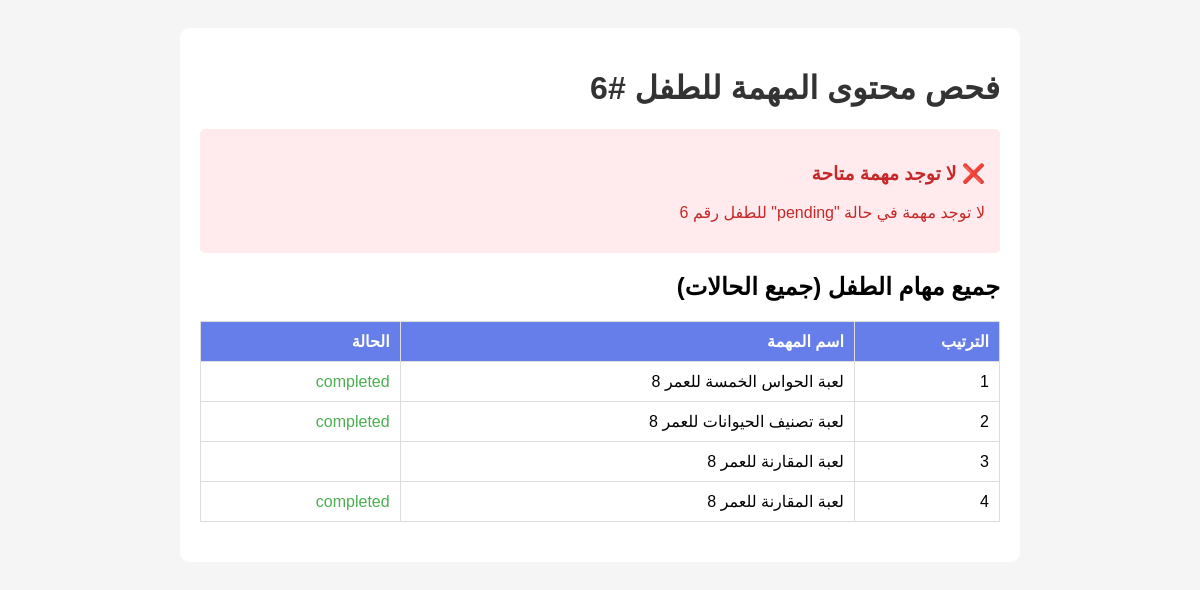
The page /check_task_content.php?child_id=6 on the database its author committed.
### tables this page shows
CREATE TABLE `tasks` (
  `task_id` int(11) NOT NULL,
  `parent_id` int(11) DEFAULT NULL,
  `child_id` int(11) DEFAULT NULL,
  `content_id` int(11) NOT NULL,
  `task_name` varchar(200) NOT NULL,
  `task_name_ar` varchar(200) NOT NULL,
  `description` text DEFAULT NULL COMMENT 'وصف المهمة',
  `duration_minutes` int(11) DEFAULT 10 COMMENT 'المدة بالدقائق',
  `order_index` int(11) DEFAULT 0 COMMENT 'ترتيب المهمة',
  `status` enum('pending','in_progress','completed','skipped') DEFAULT 'pending' COMMENT 'حالة المهمة',
  `time_completed` int(11) DEFAULT NULL COMMENT 'الوقت المستغرق بالدقائق',
  `parent_note` text DEFAULT NULL COMMENT 'ملاحظات الأهل',
  `created_at` timestamp NOT NULL DEFAULT current_timestamp()
);

### check_task_content.php (the view, shortened to what this page needs)
<?php
require_once 'config/database.php';
$child_id = isset($_GET['child_id']) ? (int)$_GET['child_id'] : 0;
try {
    $stmt = $pdo->prepare("
        SELECT
            t.task_id,
            t.task_name,
            t.task_name_ar,
            t.description,
            t.duration_minutes,
            t.status,
            t.order_index,
            c.content_id,
            c.content_name,
            c.content_name_ar,
            c.content_url,
            c.content_type,
            c.icon
        FROM tasks t
        JOIN content c ON t.content_id = c.content_id
        WHERE t.child_id = ?
        AND t.status = 'pending'
        ORDER BY t.order_index ASC
        LIMIT 1
    ");
    $stmt->execute([$child_id]);
    $task = $stmt->fetch(PDO::FETCH_ASSOC);
    echo '<!DOCTYPE html>
    <html lang="ar" dir="rtl">
    <head>
        <meta charset="UTF-8">
        <title>فحص محتوى المهمة</title>
        <style>
            body { font-family: Arial, sans-serif; padding: 20px; background: #f5f5f5; }
            .container { background: white; padding: 20px; border-radius: 10px; max-width: 800px; margin: 0 auto; }
            h1 { color: #333; }
            .info { background: #e3f2fd; padding: 15px; border-radius: 5px; margin: 10px 0; }
            .error { background: #ffebee; padding: 15px; border-radius: 5px; margin: 10px 0; color: #c62828; }
            .success { background: #e8f5e9; padding: 15px; border-radius: 5px; margin: 10px 0; color: #2e7d32; }
            table { width: 100%; border-collapse: collapse; margin: 20px 0; }
            th, td { padding: 10px; text-align: right; border: 1px solid #ddd; }
            th { background: #667eea; color: white; }
            .url { word-break: break-all; }
        </style>
    </head>
    <body>
        <div class="container">
            <h1>فحص محتوى المهمة للطفل #' . $child_id . '</h1>';
    if ($task) {
        echo '<div class="success">
            <h3>✅ تم العثور على مهمة</h3>
        </div>';
        echo '<table>
            <tr><th>المعلومة</th><th>القيمة</th></tr>
            <tr><td>معرف المهمة</td><td>' . htmlspecialchars($task['task_id']) . '</td></tr>
            <tr><td>اسم المهمة (عربي)</td><td>' . htmlspecialchars($task['task_name_ar']) . '</td></tr>
            <tr><td>المدة (دقائق)</td><td>' . htmlspecialchars($task['duration_minutes']) . '</td></tr>
            <tr><td>الترتيب</td><td>' . htmlspecialchars($task['order_index']) . '</td></tr>
            <tr><td>معرف المحتوى</td><td>' . htmlspecialchars($task['content_id']) . '</td></tr>
            <tr><td>اسم المحتوى</td><td>' . htmlspecialchars($task['content_name_ar']) . '</td></tr>
            <tr><td>نوع المحتوى</td><td>' . htmlspecialchars($task['content_type'] ?? 'غير محدد') . '</td></tr>
            <tr><td><strong>رابط المحتوى (content_url)</strong></td><td class="url">' .
                ($task['content_url'] ? '<span style="color: green;">' . htmlspecialchars($task['content_url']) . '</span>' :
                '<span style="color: red;">❌ فارغ أو غير موجود</span>') . '</td></tr>
        </table>';
        if (empty($task['content_url']) || trim($task['content_url']) === '') {
            echo '<div class="error">
                <h3>⚠️ المشكلة: رابط المحتوى فارغ!</h3>
                <p>يجب تحديث جدول <code>content</code> وإضافة <code>content_url</code> للمحتوى رقم ' . $task['content_id'] . '</p>
                <p><strong>استخدم هذا الاستعلام:</strong></p>
                <pre style="background: #f5f5f5; padding: 10px; border-radius: 5px;">
UPDATE content
SET content_url = \'html/arabic_game.html\'
WHERE content_id = ' . $task['content_id'] . ';
                </pre>
            </div>';
        } else {
            echo '<div class="success">
                <h3>✅ رابط المحتوى موجود</h3>
                <p>الرابط: <a href="' . htmlspecialchars($task['content_url']) . '" target="_blank">' . htmlspecialchars($task['content_url']) . '</a></p>
            </div>';
        }
        $stmt2 = $pdo->prepare("
            SELECT
                t.task_id,
                t.task_name_ar,
                t.order_index,
                t.status,
                c.content_url
            FROM tasks t
            JOIN content c ON t.content_id = c.content_id
            WHERE t.child_id = ?
            ORDER BY t.order_index ASC
        ");
        $stmt2->execute([$child_id]);
        $allTasks = $stmt2->fetchAll(PDO::FETCH_ASSOC);
        echo '<h2>جميع مهام الطفل</h2>';
        echo '<table>
            <tr>
                <th>الترتيب</th>
                <th>اسم المهمة</th>
                <th>الحالة</th>
                <th>رابط المحتوى</th>
            </tr>';
        foreach ($allTasks as $t) {
            $statusColor = $t['status'] === 'pending' ? '#ff9800' : ($t['status'] === 'completed' ? '#4caf50' : '#2196f3');
            echo '<tr>
                <td>' . $t['order_index'] . '</td>
                <td>' . htmlspecialchars($t['task_name_ar']) . '</td>
                <td><span style="color: ' . $statusColor . ';">' . htmlspecialchars($t['status']) . '</span></td>
                <td class="url">' . ($t['content_url'] ? htmlspecialchars($t['content_url']) : '<span style="color: red;">❌ فارغ</span>') . '</td>
            </tr>';
        }
        echo '</table>';
    } else {
        echo '<div class="error">
            <h3>❌ لا توجد مهمة متاحة</h3>
            <p>لا توجد مهمة في حالة "pending" للطفل رقم ' . $child_id . '</p>
        </div>';
        $stmt2 = $pdo->prepare("
            SELECT
                t.task_id,
                t.task_name_ar,
                t.order_index,
                t.status
            FROM tasks t
            WHERE t.child_id = ?
            ORDER BY t.order_index ASC
        ");
        $stmt2->execute([$child_id]);
        $allTasks = $stmt2->fetchAll(PDO::FETCH_ASSOC);
        if (count($allTasks) > 0) {
            echo '<h2>جميع مهام الطفل (جميع الحالات)</h2>';
            echo '<table>
                <tr>
                    <th>الترتيب</th>
                    <th>اسم المهمة</th>
                    <th>الحالة</th>
                </tr>';
            foreach ($allTasks as $t) {
                $statusColor = $t['status'] === 'pending' ? '#ff9800' : ($t['status'] === 'completed' ? '#4caf50' : '#2196f3');
                echo '<tr>
                    <td>' . $t['order_index'] . '</td>
                    <td>' . htmlspecialchars($t['task_name_ar']) . '</td>
                    <td><span style="color: ' . $statusColor . ';">' . htmlspecialchars($t['status']) . '</span></td>
                </tr>';
            }
            echo '</table>';
        }
    }
    echo '</div></body></html>';
} catch(PDOException $e) {
    echo '<div class="error">
        <h3>❌ خطأ في قاعدة البيانات</h3>
        <p>' . htmlspecialchars($e->getMessage()) . '</p>
    </div>';
}
?>

### check_task_content.php (style rules this page uses)
body { font-family: Arial, sans-serif; padding: 20px; background: #f5f5f5; }
.container { background: white; padding: 20px; border-radius: 10px; max-width: 800px; margin: 0 auto; }
h1 { color: #333; }
.error { background: #ffebee; padding: 15px; border-radius: 5px; margin: 10px 0; color: #c62828; }
table { width: 100%; border-collapse: collapse; margin: 20px 0; }
th, td { padding: 10px; text-align: right; border: 1px solid #ddd; }
th { background: #667eea; color: white; }

### rows shown on the page
tasks: order_index "1", task_name_ar "لعبة الحواس الخمسة للعمر 8", status "completed"
tasks: order_index "2", task_name_ar "لعبة تصنيف الحيوانات للعمر 8", status "completed"
tasks: order_index "3", task_name_ar "لعبة المقارنة للعمر 8"
tasks: order_index "4", task_name_ar "لعبة المقارنة للعمر 8", status "completed"

### other values the page prints
$child_id "6"
